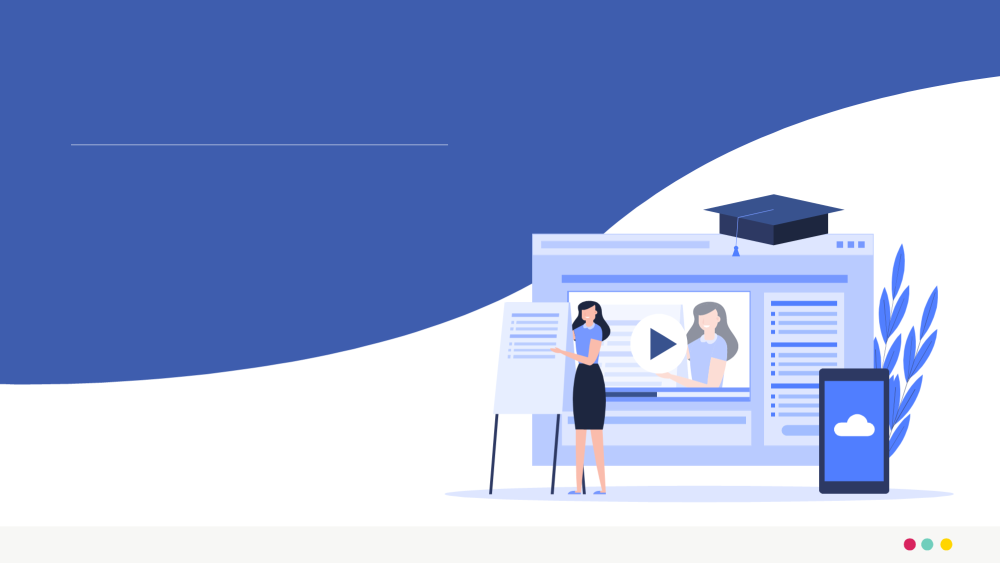
#> input picture images/lectures/ai-education/1/001-background.webp, 2000 x 1125 px (shown at 1/2 size)
$ python -i sync_slide_layers.py   (imports and definitions only)
#> lines starting #> are read from the running program, lines starting #| are printed output that depends on the picture
"""Add selectable text lines and enlargeable pictures to the image-based web decks on Windows.

Requires Pillow, lxml and pywin32, plus PowerPoint and the fonts the decks were published with.
Source files are never modified. The work directory must be a task-specific, non-synchronized
temporary directory.

    python scripts/sync_slide_layers.py --course computer-education2 --source-dir <PPTX folder> --work-dir <temp> [--only 2,3]
    python scripts/sync_slide_layers.py --course microdegree1 --source-dir <PPTX folder> --work-dir <temp> [--only 1-1]

The published slide images and every other field of <deck>.json stay as they are. Each slide whose
source still renders like its published image gains `lines` ([x, y, width, height, text] as
fractions of the slide) and `pictures`. Slides that no longer match are left without them and listed.
A line is kept only when its text is part of the slide's published `text`, so nothing that was
removed before publishing comes back. Run this again after sync_microdegree1.py rebuilds a deck.
"""
from pathlib import Path
from zipfile import ZipFile
import argparse, hashlib, io, json, os, re, shutil
from lxml import etree as ET
from PIL import Image, ImageChops, ImageFilter, ImageStat
from sync_ai_education import NS, ordered_parts, relationships
import sync_microdegree1 as md

ROOT = Path(__file__).resolve().parents[1]
MSO_GROUP, MSO_PICTURE, MSO_LINKED_PICTURE, MSO_PLACEHOLDER = 6, 13, 11, 14
PP_TITLE, PP_CENTER_TITLE = 1, 3
CE2_BODY, CE2_TITLE = 'Freesentation 6 SemiBold', 'Freesentation 8 ExtraBold'
CE2_SOURCES = {
    '2': '컴퓨터과교육2_2 컴퓨팅 시스템', '3': '컴퓨터과교육2_3 데이터의 이해와 표현방법', '4': '컴퓨터과교육2_4 데이터 구조와 분석',
    '5': '컴퓨터과교육2_5 컴퓨팅 사고 기반의 문제 해결', '6': '컴퓨터과교육2_6 알고리즘의 구조와 종류',
    '7': '컴퓨터과교육2_7 프로그래밍 언어의 이해 및 프로그래밍 교육의 실제', '8': '컴퓨터과교육2_8 인공지능의 이해_역사',
    # The source deck numbered 10 is published as lecture 9.
    '9': '컴퓨터과교육2_10 인공지능의 이해', '10': '컴퓨터과교육2_10 디지털 윤리와 저작권', '11': '컴퓨터과교육2_11 피지컬 컴퓨팅',
}
# Mean grey-level difference, 0 to 255, between the published image and a fresh export at CHECK_WIDTH.
CHECK_WIDTH, SLIDE_LIMIT, LINE_LIMIT = 1000, 9.0, 60.0
PICTURE_MAX = 2400


def squeeze(text):
    return re.sub(r'\s+', '', text)


# [15 lines left out: functions shapes_in, is_title, not called in this run]


def set_font(text_range, name):
    font = text_range.Font
    font.Name = font.NameFarEast = font.NameAscii = font.NameOther = font.NameComplexScript = name


# [44 lines left out: functions editable, strip_embedded_fonts, prepare_computer_education2, prepare_microdegree1, not called in this run]


def source_computer_education2(source_dir, key):
    return source_dir / (CE2_SOURCES[key] + '.pptx')


# [5 lines left out: function source_microdegree1, not called in this run]


COURSES = {
    'computer-education2': dict(keys=list(CE2_SOURCES), source=source_computer_education2, prepare=prepare_computer_education2),
    'microdegree1': dict(keys=[s[0] for s in md.SESSIONS], source=source_microdegree1, prepare=prepare_microdegree1),
}


# [87 lines left out: functions text_lines, slide_lines, overlap, picture_file, slide_pictures, not called in this run]


def grey(image):
    return image.convert('L').resize((CHECK_WIDTH, round(CHECK_WIDTH * 9 / 16)), Image.LANCZOS).filter(ImageFilter.GaussianBlur(2))


# [101 lines left out: functions sync, main, not called in this run]


# [2 lines not run here, left out]

>>> from PIL import Image
>>> picture = Image.open('../images/lectures/ai-education/1/001-background.webp')
#> picture is the input picture: PIL image 2000x1125 RGB; mean R, G, B 151.2, 168.1, 213.4
>>> result = grey(picture)
#> in grey, `return image.convert('L').resize((CHECK_WIDTH, round(CHECK_WIDTH * 9 /..`:
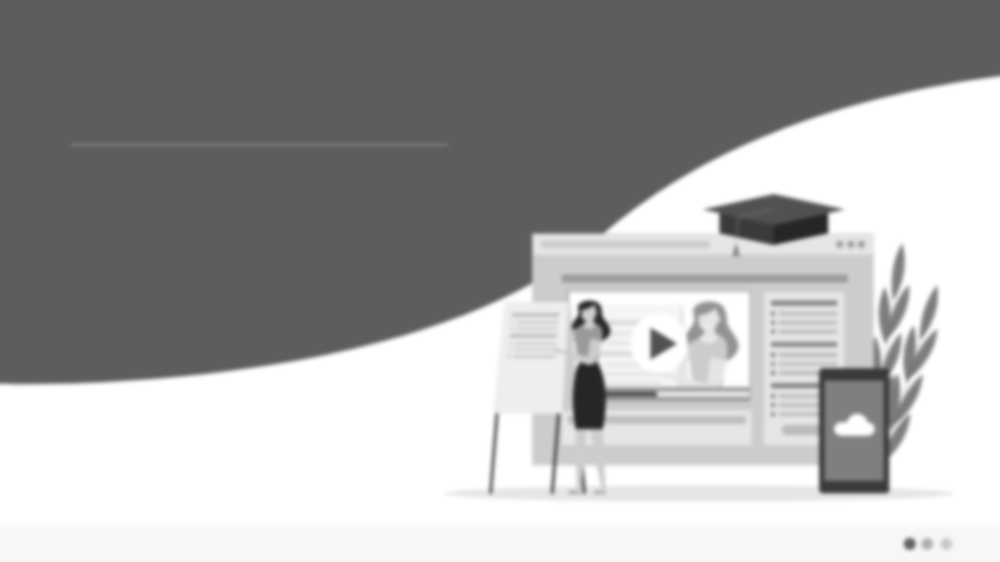
#> returned value: PIL image 1000x562 L; min 38, max 255, mean 168.2

$ run again, on images/lectures/ai-education/4/010-background.webp
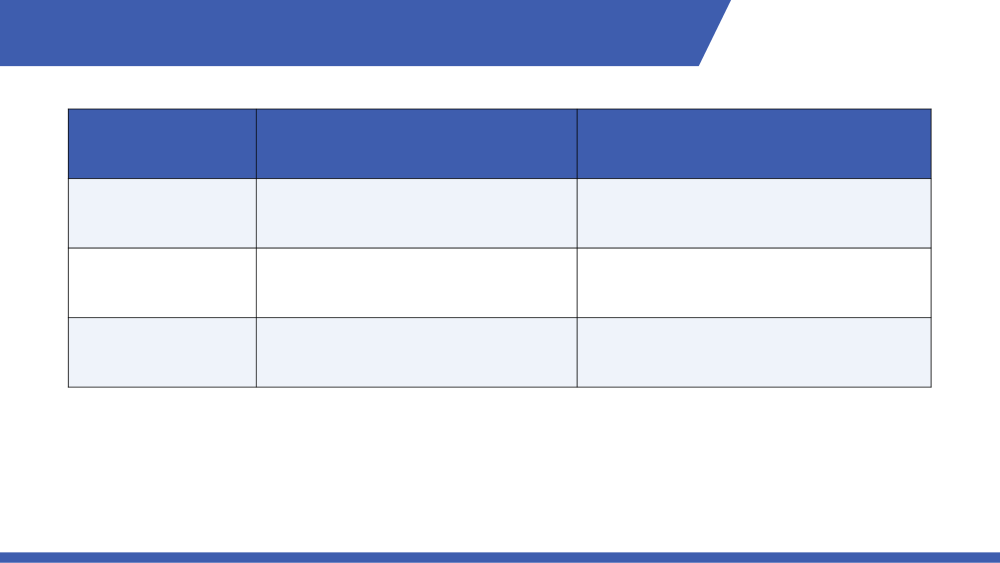
#> input picture images/lectures/ai-education/4/010-background.webp, 2000 x 1125 px (shown at 1/2 size)
#> picture is the input picture: PIL image 2000x1125 RGB; mean R, G, B 209.8, 217, 235.3
#> in grey, `return image.convert('L').resize((CHECK_WIDTH, round(CHECK_WIDTH * 9 /..`:
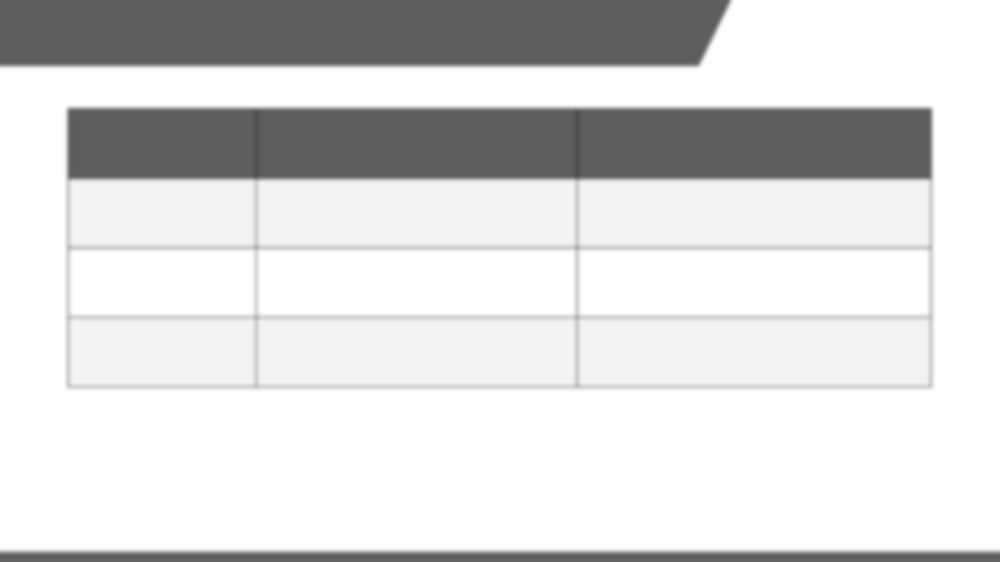
#> returned value: PIL image 1000x562 L; min 79, max 255, mean 216.9

$ run again, on images/lectures/ai-education/5/010-background.webp
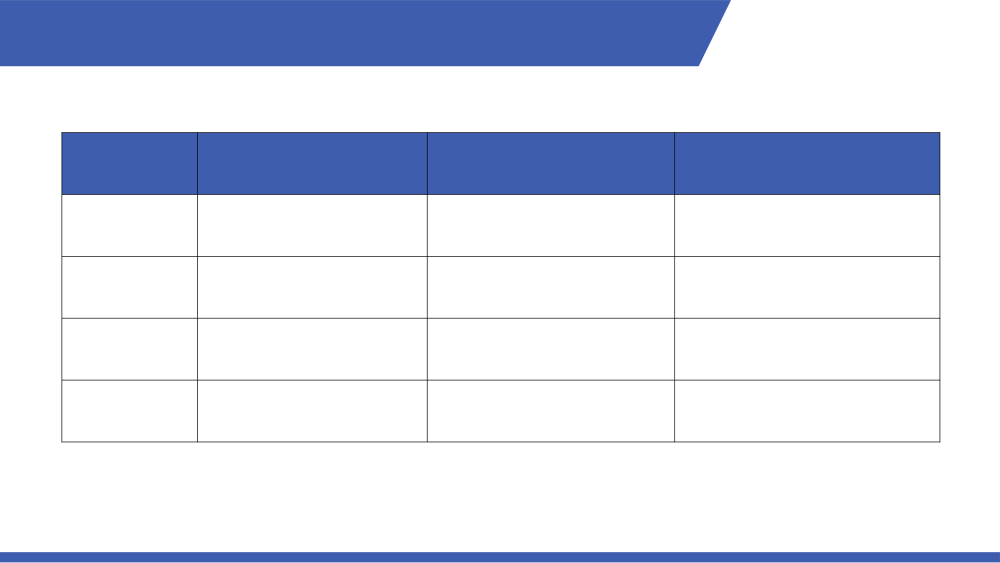
#> input picture images/lectures/ai-education/5/010-background.webp, 2000 x 1126 px (shown at 1/2 size)
#> picture is the input picture: PIL image 2000x1126 RGB; mean R, G, B 214.8, 221, 236.9
#> in grey, `return image.convert('L').resize((CHECK_WIDTH, round(CHECK_WIDTH * 9 /..`:
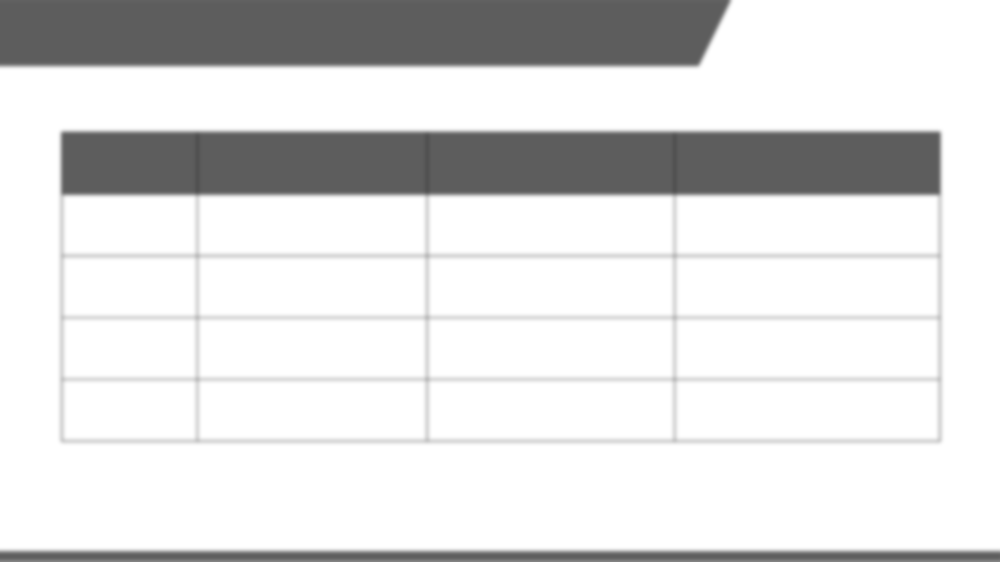
#> returned value: PIL image 1000x562 L; min 81, max 255, mean 220.8

$ run again, on images/lectures/ai-education/5/024-background.webp
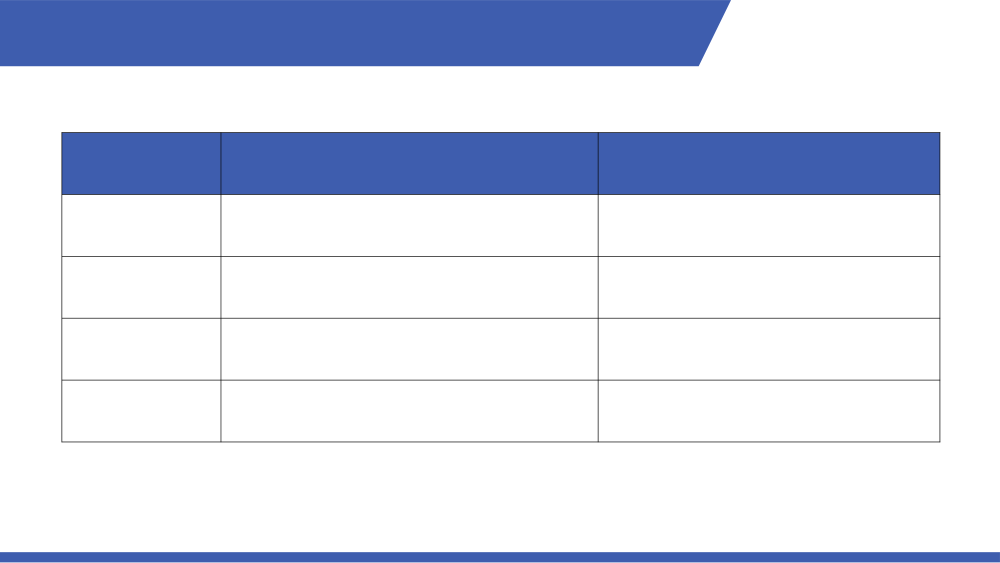
#> input picture images/lectures/ai-education/5/024-background.webp, 2000 x 1126 px (shown at 1/2 size)
#> picture is the input picture: PIL image 2000x1126 RGB; mean R, G, B 214.9, 221, 237
#> in grey, `return image.convert('L').resize((CHECK_WIDTH, round(CHECK_WIDTH * 9 /..`:
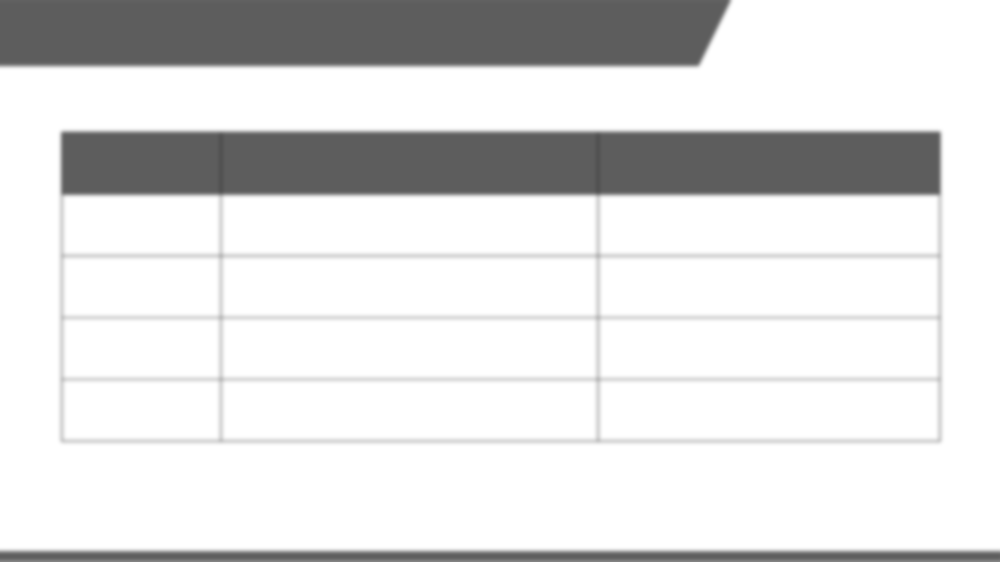
#> returned value: PIL image 1000x562 L; min 82, max 255, mean 220.8
